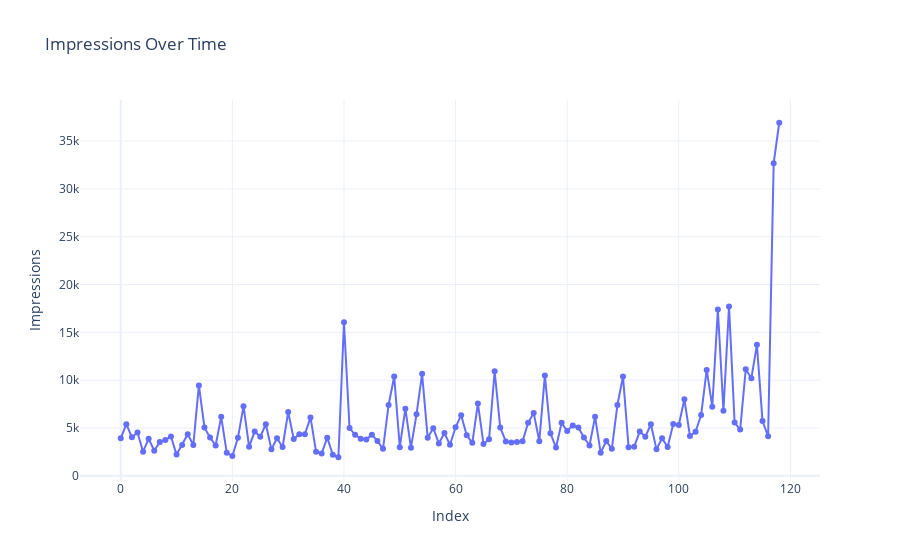

Notebook code cell kept with this figure:
### Markdown cell above
## **Task 5**
> Have a look at the number of impressions on each post over time:

### Code cell
fig = go.Figure(go.Scatter(y= df["Impressions"], mode= "lines+markers"))
fig.update_layout(
    title = 'Impressions Over Time',
    xaxis_title = 'Index',
    yaxis_title = 'Impressions'
)
fig.show()

### Figure 1 — Plotly figure (JSON) as saved in the notebook; plotly's stock layout.template omitted (floating-point values rounded to 4 significant figures)
{"data": [{"mode": "lines+markers", "type": "scatter", "y": [3920, 5394, 4021, 4528, 2518, 3884, 2621, 3541, 3749, 4115, 2218, 3234, 4344, 3216, 9453, 5055, 4002, 3169, 6168, 2407, 2064, 3973, 7281, 3052, 4628, 4082, 5394, 2766, 3924, 3015, 6666, 3854, 4355, 4343, 6108, 2523, 2327, 3990, 2191, 1941, 16062, 4998, 4289, 3880, 3786, 4298, 3630, 2826, 7407, 10386, 2998, 7018, 2941, 6432, 10667, 3988, 4978, 3388, 4467, 3246, 5072, 6339, 4239, 3454, 7571, 3333, 3818, 10933, 5058, 3601, 3480, 3525, 3606, 5542, 6559, 3623, 10493, 4446, 2957, 5538, 4681, 5273, 5055, 4002, 3169, 6168, 2407, 3630, 2826, 7407, 10386, 2998, 3052, 4628, 4082, 5394, 2766, 3924, 3015, 5409, 5323, 8001, 4150, 4609, 6348, 11068, 7231, 17396, 6814, 17713, 5563, 4842, 11149, 10206, 13700, 5731, 4139, 32695, 36919]}], "layout": {"title": {"text": "Impressions Over Time"}, "xaxis": {"title": {"text": "Index"}}, "yaxis": {"title": {"text": "Impressions"}}}}
